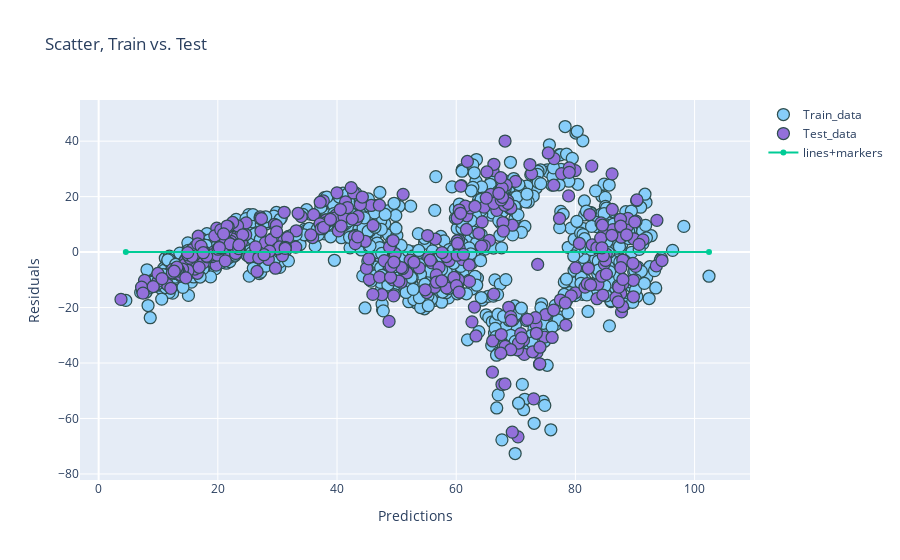

Here is the notebook cell this chart was saved with:
### Code cell
# Plot Scatter
predictions = model.predict(X_train)
predictions_x_train = [ item for elem in predictions for item in elem]
 
residuals = predictions - y_train
residuals_y_train = [ item for elem in residuals for item in elem]

predictions = model.predict(X_test)
predictions_x_test = [ item for elem in predictions for item in elem]
 
residuals = predictions - y_test
residuals_y_test = [ item for elem in residuals for item in elem]

fig = go.Figure()

# Add traces
fig.add_trace(go.Scatter(x=predictions_x_train, y=residuals_y_train,
                    mode='markers',
                    name='Train_data',
                        marker_color='LightSkyBlue'))

fig.add_trace(go.Scatter(x=predictions_x_test, y=residuals_y_test,
                    mode='markers',
                    name='Test_data',
                        marker_color='MediumPurple'))

# adapt this line to make it work with plotly= plt.hlines(y=0, xmin=predictions.min(), xmax=predictions.max())
fig.add_trace(go.Scatter(x=[min(predictions_x_train), max(predictions_x_train)],y=[0]* len(predictions_x_train) ,
                    mode='lines+markers',
                    name='lines+markers'
                        ))

fig.update_traces(marker=dict(size=12,
                              line=dict(width=1.25,
                                        color='DarkSlateGrey')),
                  selector=dict(mode='markers'))

fig.update_layout(title='Scatter, Train vs. Test',xaxis_title = "Predictions",
                  yaxis_title = "Residuals")

fig.show()

### Figure 1 — Plotly figure (JSON) as saved in the notebook; plotly's stock layout.template omitted (floating-point values rounded to 4 significant figures; data arrays with more than 128 entries replaced by an {"elided": "..."} marker saying what was removed)
{"data": [{"marker": {"color": "LightSkyBlue", "line": {"color": "DarkSlateGrey", "width": 1.25}, "size": 12}, "mode": "markers", "name": "Train_data", "type": "scatter", "x": {"elided": "1148 float values"}, "y": {"elided": "1148 float values"}}, {"marker": {"color": "MediumPurple", "line": {"color": "DarkSlateGrey", "width": 1.25}, "size": 12}, "mode": "markers", "name": "Test_data", "type": "scatter", "x": {"elided": "383 float values"}, "y": {"elided": "383 float values"}}, {"mode": "lines+markers", "name": "lines+markers", "type": "scatter", "x": [4.559, 102.4], "y": {"elided": "1148 int values"}}], "layout": {"title": {"text": "Scatter, Train vs. Test"}, "xaxis": {"title": {"text": "Predictions"}}, "yaxis": {"title": {"text": "Residuals"}}}}
